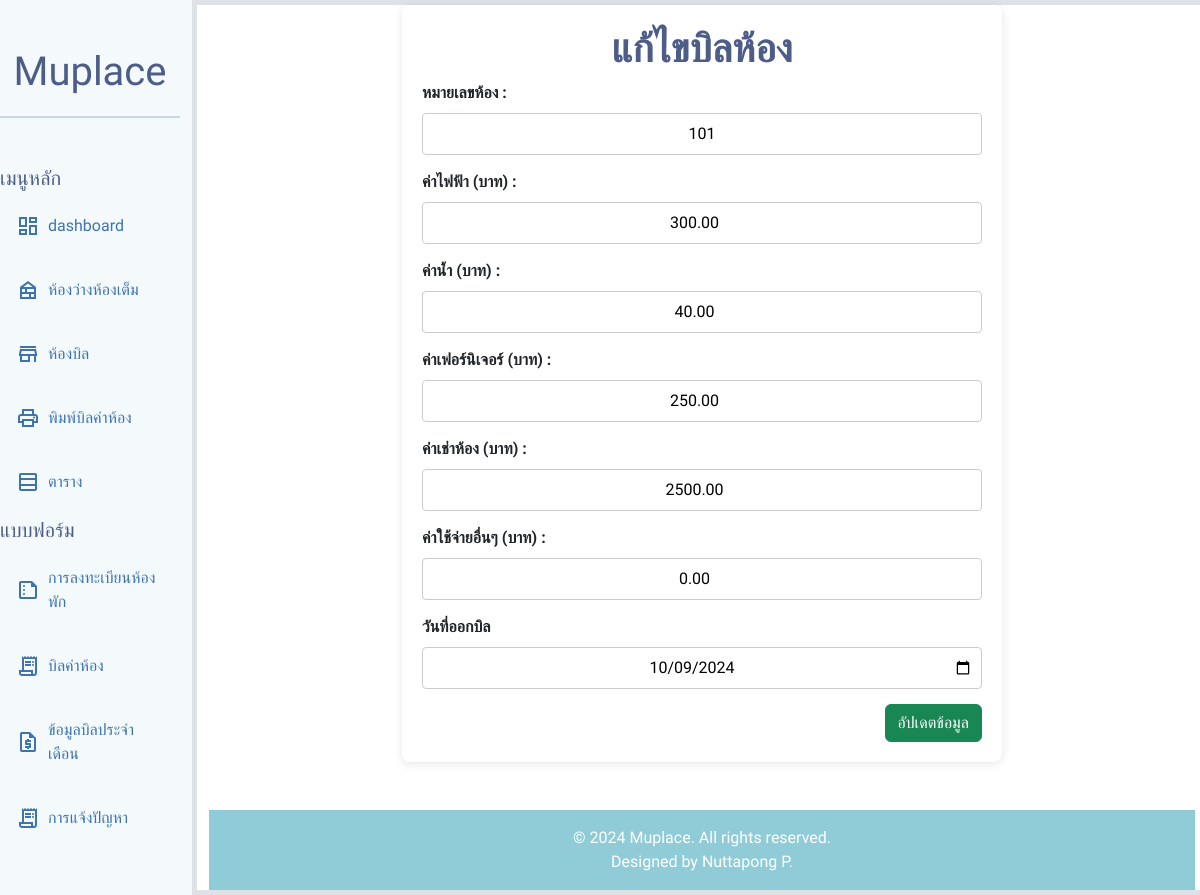
The page /editroombill.php?room_number=101 on the database its author committed.
### tables this page shows
CREATE TABLE `bill` (
  `id` int(11) NOT NULL,
  `room_number` varchar(3) NOT NULL,
  `electricity_cost` decimal(10,2) DEFAULT 0.00,
  `water_cost` decimal(10,2) DEFAULT 0.00,
  `furniture_cost` decimal(10,2) DEFAULT 0.00,
  `room_cost` decimal(10,2) DEFAULT 0.00,
  `other_cost` decimal(10,2) DEFAULT 0.00,
  `bill_date` date NOT NULL,
  `payment_status` enum('จ่ายแล้ว','จ่ายช้า','ยังไม่ได้จ่าย') DEFAULT 'ยังไม่ได้จ่าย'
);

### editroombill.php (the view, shortened to what this page needs)
<?php require 'dbconnection.php';
?>
<!DOCTYPE html>
<html lang="en">
<head>
    <link
        href="https://cdn.jsdelivr.net/npm/bootstrap@5.3.3/dist/css/bootstrap.min.css"
        rel="stylesheet"
 />
</head>
<body class="p-0">
    <section class="row">
        <?php include("aside.php"); ?>
        <main class="col-9 col-xl-10 border border-5 bg-white">
            <?php
            $room_number = $_GET['room_number'] ?? '';
            if ($room_number) {
                $sql = "SELECT * FROM bill WHERE room_number = '$room_number'";
                $result = $conn->query($sql);
                if ($result->num_rows > 0) {
                    $bill = $result->fetch_assoc();
                } else {
                    echo "ไม่พบข้อมูลบิลสำหรับหมายเลขห้องนี้";
                }
            } else {
                echo "ไม่มีหมายเลขห้องที่ระบุ";
            } ?>
            <div class="form-container mb-5">
                <h1 class="prompt-bold text-custom-1 text-center">แก้ไขบิลห้อง</h1>
                <form action="updateroombill.php" method="POST">
                    <label for="room_number">หมายเลขห้อง :</label>
                    <input type="text" id="room_number" name="room_number" value="<?php echo $bill['room_number']; ?>" required readonly>
                    <label for="electricity_cost">ค่าไฟฟ้า (บาท) :</label>
                    <input type="number" step="0.01" id="electricity_cost" name="electricity_cost" value="<?php echo $bill['electricity_cost']; ?>" required>
                    <label for="water_cost">ค่าน้ำ (บาท) :</label>
                    <input type="number" step="0.01" id="water_cost" name="water_cost" value="<?php echo $bill['water_cost']; ?>" required>
                    <label for="furniture_cost">ค่าเฟอร์นิเจอร์ (บาท) :</label>
                    <input type="number" step="0.01" id="furniture_cost" name="furniture_cost" value="<?php echo $bill['furniture_cost']; ?>" required>
                    <label for="room_cost">ค่าเช่าห้อง (บาท) :</label>
                    <input type="number" step="0.01" id="room_cost" name="room_cost" value="<?php echo $bill['room_cost']; ?>" required>
                    <label for="other_cost">ค่าใช้จ่ายอื่นๆ (บาท) :</label>
                    <input type="number" step="0.01" id="other_cost" name="other_cost" value="<?php echo $bill['other_cost']; ?>" required>
                    <label for="bill_date">วันที่ออกบิล</label>
                    <input type="date" id="bill_date" name="bill_date" required value="<?php echo $bill['bill_date']; ?>">
                    <div class="d-flex justify-content-end align-items-end">
                        <button type="submit" class="btn btn-success">อัปเดตข้อมูล</button>
                    </div>
                </form>
            </div>
            <?php include 'footer.php' ?>
        </main>
    </section>

### style.css (style rules this page uses)
* { margin: 0; padding: 0; box-sizing: border-box; font-family: "Prompt", sans-serif; font-style: normal; }
body { padding: 0; margin: 0; }
.text-custom-1 { color: #4e5d88; }
body { font-family: Arial, sans-serif; background-color: #f4f4f4; margin: 0; padding: 20px; }
.form-container { max-width: 600px; margin: auto; background-color: #fff; padding: 20px; box-shadow: 0 2px 10px rgba(0, 0, 0, 0.1); border-radius: 8px; }
label { display: block; margin-bottom: 8px; font-weight: bold; }
input[type="text"], input[type="number"], input[type="date"] { width: 100%; padding: 8px; margin-bottom: 15px; border: 1px solid #ccc; border-radius: 4px; }
.prompt-bold { font-family: "Prompt", sans-serif; font-weight: 700; font-style: normal; }
input { margin-top: 20px; padding: 10px; font-size: 16px; width: 50%; text-align: center; }

### editroombill.php (style rules this page uses)
body { font-family: Arial, sans-serif; background-color: #f4f4f4; margin: 0; padding: 20px; }
.form-container { max-width: 600px; margin: auto; background-color: #fff; padding: 20px; box-shadow: 0 2px 10px rgba(0, 0, 0, 0.1); border-radius: 8px; }
label { display: block; margin-bottom: 8px; font-weight: bold; }
input[type="text"], input[type="number"], input[type="date"] { width: 100%; padding: 8px; margin-bottom: 15px; border: 1px solid #ccc; border-radius: 4px; }

### rows shown on the page
bill: room_number "101", electricity_cost "300.00", water_cost "40.00", furniture_cost "250.00", room_cost "2500.00", other_cost "0.00", bill_date "10/09/2024"
